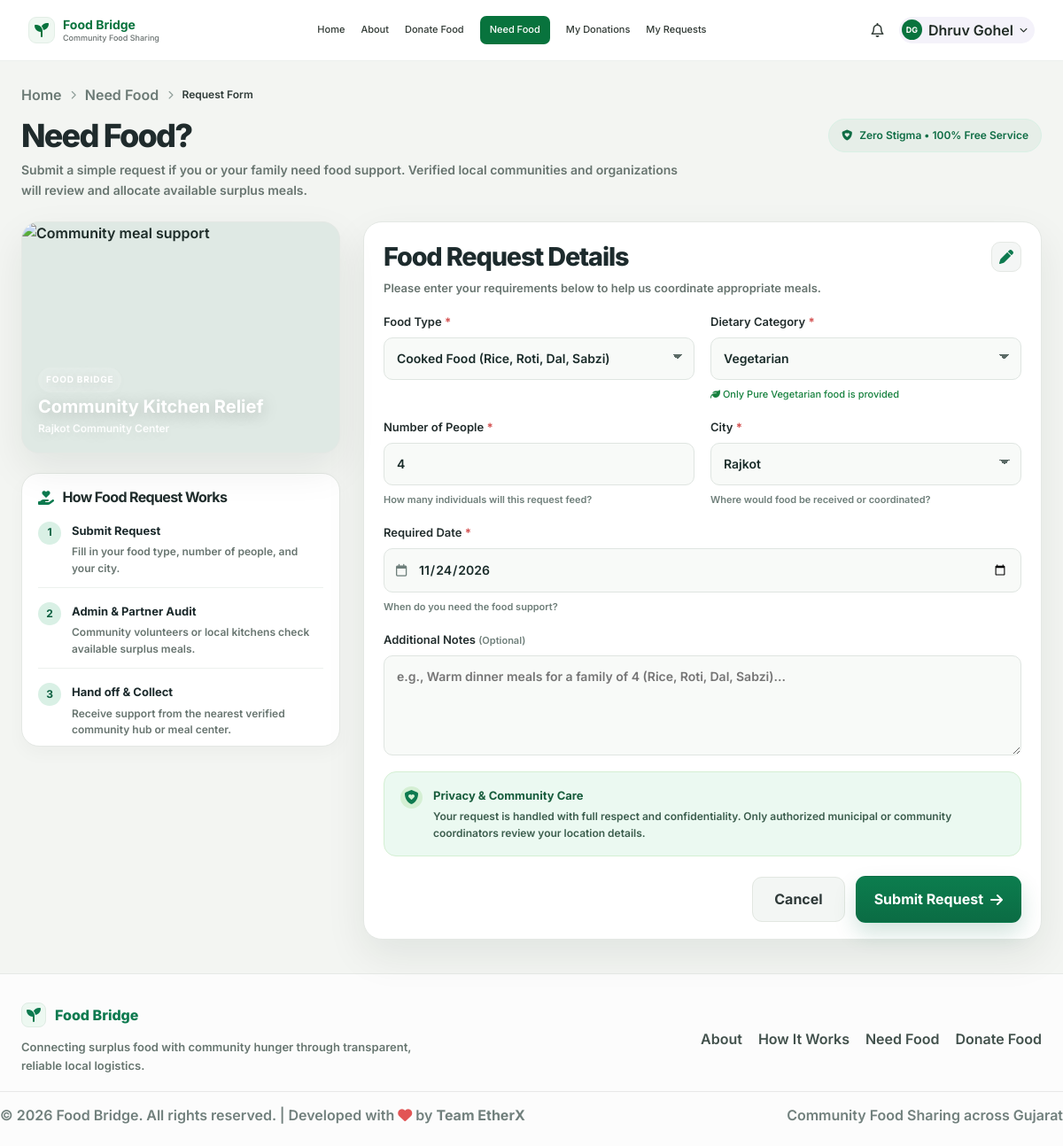
/need-food.php (signed in), run on the app's committed database.
### tables this page shows
CREATE TABLE IF NOT EXISTS `users` (
  `id` INT AUTO_INCREMENT PRIMARY KEY,
  `name` VARCHAR(150) NOT NULL,
  `email` VARCHAR(150) NOT NULL UNIQUE,
  `phone` VARCHAR(30) NOT NULL,
  `password` VARCHAR(255) NOT NULL,
  `city` VARCHAR(100) NOT NULL,
  `role` ENUM('user', 'admin') DEFAULT 'user',
  `status` ENUM('Active', 'Inactive', 'Blocked') DEFAULT 'Active',
  `created_at` DATETIME DEFAULT CURRENT_TIMESTAMP,
  `updated_at` DATETIME DEFAULT CURRENT_TIMESTAMP ON UPDATE CURRENT_TIMESTAMP,
  INDEX `idx_users_phone` (`phone`)
);

### config/auth.php (called while the page is built, shortened)
<?php
function isLoggedIn(): bool {
    return isset($_SESSION['user_id']) && !empty($_SESSION['user_id']);
}
function currentUser(): ?array {
    static $user = null;
    if ($user === null) {
        $db = getDB();
        $stmt = $db->prepare("SELECT id, name, email, phone, city, role, status, created_at FROM users WHERE id = ?");
        $stmt->execute([$_SESSION['user_id']]);
        $user = $stmt->fetch() ?: null;
    }
    return $user;
}

### need-food.php (the view, shortened to what this page needs)
<?php
require_once __DIR__ . '/config/auth.php';
$user = currentUser();
?>
<!DOCTYPE html>
<html lang="en">
<head>
  <link rel="stylesheet" href="https://cdnjs.cloudflare.com/ajax/libs/font-awesome/6.5.0/css/all.min.css">
  <link rel="stylesheet" href="css/style.css">
  <link rel="stylesheet" href="css/app-header.css">
  <link rel="stylesheet" href="css/need-food.css">
</head>
<body class="need-food-page">
  <?php $activeHeaderPage = 'need'; include __DIR__ . '/includes/app-header.php'; ?>
  <main class="need-food-shell">
    <div class="need-food-container">
      <div class="breadcrumb-row">
        <a href="dashboard.php" style="color: inherit;">Home</a>
        <i class="fa-solid fa-chevron-right"></i>
        <span>Need Food</span>
        <i class="fa-solid fa-chevron-right"></i>
        <strong>Request Form</strong>
      </div>
      <header class="need-food-header">
        <div class="need-food-title-wrap">
          <h1>Need Food?</h1>
          <p>Submit a simple request if you or your family need food support. Verified local communities and organizations will review and allocate available surplus meals.</p>
        </div>
        <span class="stigma-pill"><i class="fa-solid fa-shield-heart"></i> Zero Stigma • 100% Free Service</span>
      </header>
      <div class="need-food-layout">
        <aside class="need-food-support">
          <div class="support-photo">
            <img src="https://images.unsplash.com/photo-1547592180-85f173990554?auto=format&fit=crop&w=1200&q=80" alt="Community meal support">
            <div class="support-photo-overlay">
              <span class="mini-badge">Food Bridge</span>
              <strong>Community Kitchen Relief</strong>
              <small><?php echo htmlspecialchars($user['city'] ?? 'Rajkot'); ?> Community Center</small>
            </div>
          </div>
          <div class="request-process">
            <h2><i class="fa-solid fa-hand-holding-heart"></i> How Food Request Works</h2>
            <ol>
              <li>
                <span class="step-number">1</span>
                <div>
                  <strong>Submit Request</strong>
                  <p>Fill in your food type, number of people, and your city.</p>
                </div>
              </li>
              <li>
                <span class="step-number">2</span>
                <div>
                  <strong>Admin &amp; Partner Audit</strong>
                  <p>Community volunteers or local kitchens check available surplus meals.</p>
                </div>
              </li>
              <li>
                <span class="step-number">3</span>
                <div>
                  <strong>Hand off &amp; Collect</strong>
                  <p>Receive support from the nearest verified community hub or meal center.</p>
                </div>
              </li>
            </ol>
          </div>
        </aside>
        <section class="request-form-panel" aria-label="Food request form">
          <div class="form-header">
            <h2>Food Request Details</h2>
            <button type="button" class="icon-button" aria-label="Edit form"><i class="fa-solid fa-pen"></i></button>
          </div>
          <p class="form-subtitle">Please enter your requirements below to help us coordinate appropriate meals.</p>
          <form class="food-request-form" action="need-food.php" method="POST">
            <div class="fields-row two-columns">
              <label class="form-field">
                <span>Food Type <b>*</b></span>
                <select name="food_type" required>
                  <option value="Cooked Food" selected>Cooked Food (Rice, Roti, Dal, Sabzi)</option>
                </select>
              </label>
              <label class="form-field">
                <span>Dietary Category <b>*</b></span>
                <select name="dietary_category">
                  <option value="Vegetarian" selected>Vegetarian</option>
                </select>
                <small style="color: #15803d; font-weight: 500;"><i class="fa-solid fa-leaf"></i> Only Pure Vegetarian food is provided</small>
              </label>
            </div>
            <div class="fields-row two-columns">
              <label class="form-field">
                <span>Number of People <b>*</b></span>
                <input type="number" name="people_count" min="1" max="500" value="4" placeholder="4" required>
                <small>How many individuals will this request feed?</small>
              </label>
              <label class="form-field">
                <span>City <b>*</b></span>
                <select name="city" required>
                  <?php
                  $cities = ['Rajkot', 'Ahmedabad', 'Surat', 'Vadodara', 'Junagadh', 'Bhavnagar', 'Gandhinagar'];
                  $userCity = $user['city'] ?? 'Rajkot';
                  foreach ($cities as $c): ?>
                    <option value="<?php echo $c; ?>" <?php echo $c === $userCity ? 'selected' : ''; ?>><?php echo $c; ?></option>
                  <?php endforeach; ?>
                </select>
                <small>Where would food be received or coordinated?</small>
              </label>
            </div>
            <label class="form-field">
              <span>Required Date <b>*</b></span>
              <div class="input-icon-wrap">
                <i class="fa-regular fa-calendar"></i>
                <input type="date" name="required_date" value="<?php echo date('Y-m-d'); ?>" required>
              </div>
              <small>When do you need the food support?</small>
            </label>
            <label class="form-field">
              <span>Additional Notes <small>(Optional)</small></span>
              <textarea name="notes" placeholder="e.g., Warm dinner meals for a family of 4 (Rice, Roti, Dal, Sabzi)..." rows="4"></textarea>
            </label>
            <div class="privacy-banner">
              <i class="fa-solid fa-shield-heart"></i>
              <div>
                <strong>Privacy &amp; Community Care</strong>
                <p>Your request is handled with full respect and confidentiality. Only authorized municipal or community coordinators review your location details.</p>
              </div>
            </div>
            <div class="form-actions">
              <a href="dashboard.php" class="btn-secondary" style="display:inline-block; text-align:center; padding: 12px 24px; text-decoration:none;">Cancel</a>
              <button type="submit" class="btn-primary">Submit Request <i class="fa-solid fa-arrow-right"></i></button>
            </div>
          </form>
        </section>
      </div>
    </div>
  </main>
  <footer class="site-footer">
    <div class="site-footer-inner">
      <div class="footer-branding">
        <a href="dashboard.php" class="footer-logo"><span class="footer-mark"><i class="fa-solid fa-seedling"></i></span>Food Bridge</a>
        <p>Connecting surplus food with community hunger through transparent, reliable local logistics.</p>
      </div>
      <nav class="footer-nav" aria-label="Footer navigation">
        <a href="about.php">About</a>
        <a href="about.php#how-it-works">How It Works</a>
        <a href="need-food.php">Need Food</a>
        <a href="donate-food.php">Donate Food</a>
      </nav>
    </div>
    <div class="site-footer-bottom">
      <p>© <?php echo date('Y'); ?> Food Bridge. All rights reserved. | Developed with <i class="fa-solid fa-heart" style="color: #e25555;"></i> by <strong>Team EtherX</strong></p>
      <p>Community Food Sharing across Gujarat</p>
    </div>
  </footer>
</body>
</html>

### includes/app-header.php (shortened to what this page needs)
<?php
$activeHeaderPage = $activeHeaderPage ?? '';
$headerNavigation = [
    ['page' => 'home', 'label' => 'Home', 'href' => 'dashboard.php'],
    ['page' => 'about', 'label' => 'About', 'href' => 'about.php'],
    ['page' => 'donate', 'label' => 'Donate Food', 'href' => 'donate-food.php'],
    ['page' => 'need', 'label' => 'Need Food', 'href' => 'need-food.php'],
    ['page' => 'donations', 'label' => 'My Donations', 'href' => 'my-donations.php'],
    ['page' => 'requests', 'label' => 'My Requests', 'href' => 'my-requests.php'],
];
$user = currentUser();
$userName = $user ? $user['name'] : 'Dhruv Gohel';
$nameParts = preg_split('/\s+/', trim($userName));
$initials = '';
if (!empty($nameParts)) {
    $initials = mb_strtoupper(mb_substr($nameParts[0], 0, 1));
    if (count($nameParts) > 1) {
        $initials .= mb_strtoupper(mb_substr(end($nameParts), 0, 1));
    }
} else {
    $initials = 'DG';
}
?>
<header class="app-header">
  <div class="app-header-inner">
    <a class="app-header-brand" href="dashboard.php" aria-label="Food Bridge home">
      <span class="app-header-mark" aria-hidden="true"><i class="fa-solid fa-seedling"></i></span>
      <span class="app-header-brand-copy">
        <span class="app-header-brand-name">Food Bridge</span>
        <span class="app-header-brand-subtitle">Community Food Sharing</span>
      </span>
    </a>
    <nav class="app-header-nav" id="app-main-nav" aria-label="Main navigation">
      <?php foreach ($headerNavigation as $item): ?>
        <a href="<?php echo htmlspecialchars($item['href'], ENT_QUOTES, 'UTF-8'); ?>"<?php echo $activeHeaderPage === $item['page'] ? ' class="is-active" aria-current="page"' : ''; ?>>
          <?php echo htmlspecialchars($item['label'], ENT_QUOTES, 'UTF-8'); ?>
        </a>
      <?php endforeach; ?>
    </nav>
    <div class="app-header-actions">
      <a href="need-food.php" class="app-header-notifications" aria-label="Need food notifications" title="Food Requests">
        <i class="fa-regular fa-bell" aria-hidden="true"></i>
      </a>
      <details class="app-header-user-menu">
        <summary>
          <span class="app-header-avatar"><?php echo htmlspecialchars($initials); ?></span>
          <span class="app-header-name"><?php echo htmlspecialchars($userName); ?></span>
          <i class="fa-solid fa-chevron-down" aria-hidden="true"></i>
        </summary>
      </details>
    </div>
  </div>
</header>

### css/style.css (style rules this page uses)
:root { --green: #1F6F3F; --green-deep: #154e31; --orange: #E67E22; --orange-soft: #FFF4EB; --dark: #1a1a1a; --gray: #5f6f68; --light: #f5f7f5; --white: #ffffff; --shadow: 0 20px 50px rgba(0, 0, 0, 0.1); }
* { margin: 0; padding: 0; box-sizing: border-box; }
html { scroll-behavior: smooth; font-size: 16px; }
body { font-family: 'Manrope', 'Segoe UI', sans-serif; background: var(--white); color: var(--dark); line-height: 1.7; font-size: 16px; font-weight: 600; }
h1, h2, h3, h4, h5, h6 { margin-top: 0; letter-spacing: -0.04em; line-height: 1.1; font-weight: 800; }
p, li, span, small, label, input, select, textarea, button, a { font-size: 1rem; }
img { max-width: 100%; display: block; }
a { text-decoration: none; }
:root { --green: #08733d; --green-deep: #055b30; --green-soft: #e6f7ec; --orange: #ad3c00; --orange-soft: #fff2eb; --blue: #1682c4; --blue-soft: #eaf5ff; --dark: #20212b; --gray: #68706f; --purple-tint: #f8f5ff; --shadow: 0 12px 32px rgba(29, 35, 44, 0.09); }
html { scroll-padding-top: 90px; }
body { font-family: 'Inter', 'Segoe UI', sans-serif; color: var(--dark); line-height: 1.55; }
a { color: inherit; }
button, a { -webkit-tap-highlight-color: transparent; }

### css/app-header.css (style rules this page uses)
.app-header { position: sticky; z-index: 40; top: 0; border-bottom: 1px solid #edf0ee; background: rgba(255, 255, 255, 0.97); backdrop-filter: blur(12px); }
.app-header-inner { position: relative; display: flex; align-items: center; justify-content: space-between; gap: 18px; width: calc(100% - 64px); min-height: 68px; margin: 0 auto; }
.app-header-brand { display: inline-flex; flex: 0 0 auto; align-items: center; gap: 9px; color: #08733d; font-weight: 700; text-decoration: none; }
.app-header-brand-copy { display: grid; gap: 1px; }
.app-header-brand-name { font-size: 14px; line-height: 1.2; }
.app-header-brand-subtitle { color: #68706f; font-size: 9px; font-weight: 500; line-height: 1.2; }
.app-header-mark { display: grid; width: 30px; height: 30px; place-items: center; border: 1px solid #e2eee6; border-radius: 9px; background: #f0f8f2; color: #08733d; }
.app-header-nav { display: flex; flex: 1 1 auto; align-items: center; justify-content: center; gap: clamp(8px, 1.5vw, 18px); }
.app-header-nav a { padding: 7px 0; color: #303934; font-size: 11px; font-weight: 500; text-decoration: none; white-space: nowrap; }
.app-header-nav a:hover, .app-header-nav a.is-active { color: #08733d; }
.app-header-nav a.is-active { padding: 7px 11px; border-radius: 7px; background: #08733d; color: #fff; }
.app-header-actions { display: flex; flex: 0 0 auto; align-items: center; gap: 10px; }
.app-header-notifications { display: grid; width: 29px; height: 29px; place-items: center; border: 0; border-radius: 50%; background: transparent; color: #37413c; cursor: pointer; }
.app-header-user-menu { position: relative; color: #202b25; }
.app-header-user-menu summary { display: flex; align-items: center; gap: 7px; padding: 3px 8px 3px 3px; border-radius: 999px; background: #f4f2fa; cursor: pointer; font-size: 9px; list-style: none; white-space: nowrap; }
.app-header-avatar { display: grid; width: 23px; height: 23px; place-items: center; border-radius: 50%; background: #08733d; color: #fff; font-size: 9px; font-weight: 700; }
.app-header-name { max-width: 105px; overflow: hidden; text-overflow: ellipsis; }
.footer-dark-bottom, .donate-footer-bottom, .donation-footer-bottom, .donations-footer-bottom, .site-footer-bottom, .dashboard-footer-bottom { display: flex; align-items: center; justify-content: space-between; gap: 16px; margin-top: 18px; padding-top: 14px; border-top: 1px solid rgba(0, 0, 0, 0.08); font-size: 11px; color: #71807d; }
.footer-dark-bottom p, .donate-footer-bottom p, .donation-footer-bottom p, .donations-footer-bottom p, .site-footer-bottom p, .dashboard-footer-bottom p { margin: 0; }
.donate-footer-bottom, .donations-footer-bottom, .dashboard-footer-bottom, .site-footer-bottom { width: min(100%, 1280px); margin-left: auto; margin-right: auto; }

### data on the page
users: name "DG", name "Dhruv Gohel", city "Rajkot"

### other printed values
$item['label'] "Home"
$item['label'] "About"
$item['label'] "Donate Food"
$item['label'] "Need Food"
$item['label'] "My Donations"
$item['label'] "My Requests"
